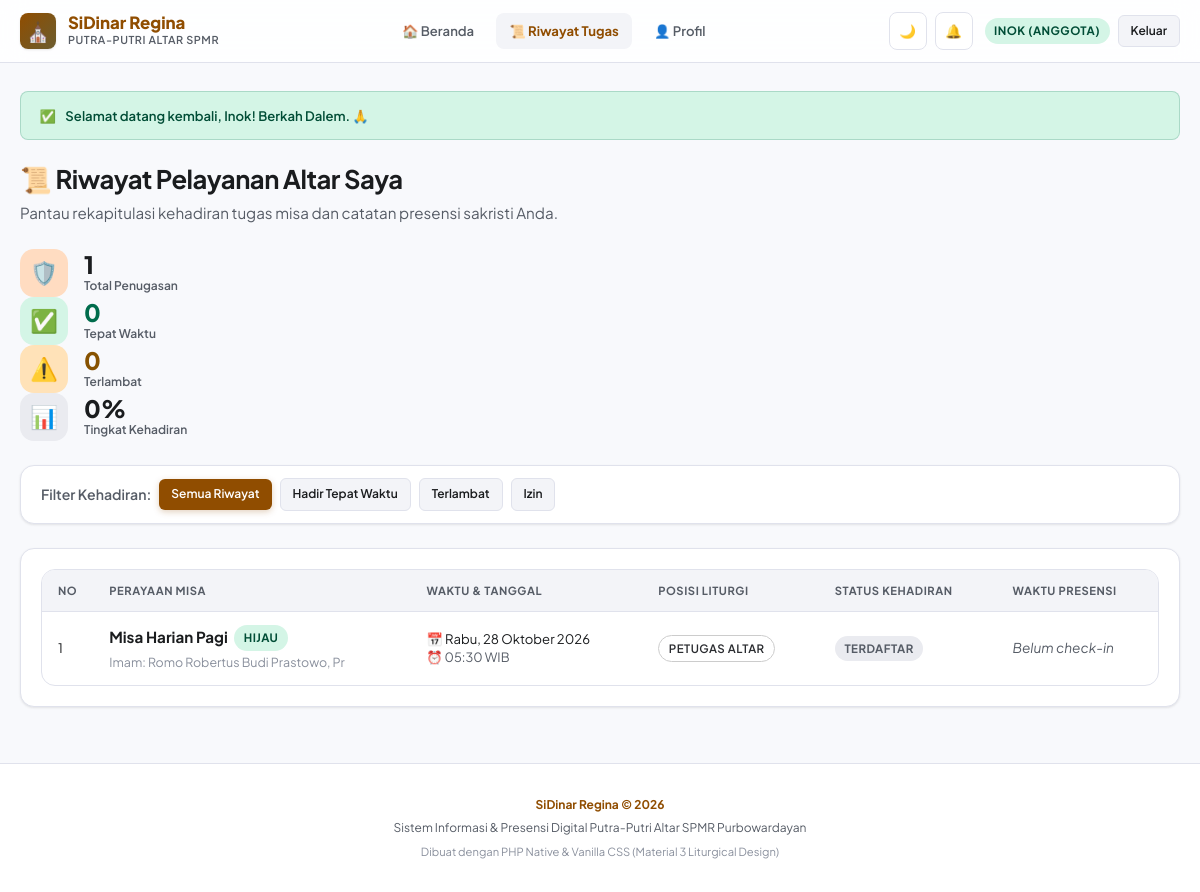
The page /anggota/riwayat.php (signed in) on the database its author committed.
### tables this page shows
CREATE TABLE IF NOT EXISTS `bookings` (
  `id` INT AUTO_INCREMENT PRIMARY KEY,
  `schedule_id` INT NOT NULL,
  `user_id` INT NOT NULL,
  `kategori_misa` ENUM('harian', 'mingguan') NOT NULL DEFAULT 'mingguan',
  `minggu_ke` INT NOT NULL DEFAULT 1,
  `tahun` INT NOT NULL DEFAULT 2026,
  `posisi_tugas` VARCHAR(100) NOT NULL DEFAULT 'Petugas Altar',
  `status_kehadiran` ENUM('terdaftar', 'hadir', 'terlambat', 'izin', 'alpa') NOT NULL DEFAULT 'terdaftar',
  `waktu_checkin` DATETIME NULL,
  `wa_reminder_sent` TINYINT(1) NOT NULL DEFAULT 0,
  `created_at` DATETIME DEFAULT CURRENT_TIMESTAMP,
  INDEX `idx_schedule` (`schedule_id`),
  INDEX `idx_user` (`user_id`),
  CONSTRAINT `fk_bookings_schedule` FOREIGN KEY (`schedule_id`) REFERENCES `mass_schedules` (`id`) ON DELETE CASCADE,
  CONSTRAINT `fk_bookings_user` FOREIGN KEY (`user_id`) REFERENCES `profiles` (`id`) ON DELETE CASCADE
);

CREATE TABLE IF NOT EXISTS `mass_schedules` (
  `id` INT AUTO_INCREMENT PRIMARY KEY,
  `judul_misa` VARCHAR(255) NOT NULL,
  `kategori` ENUM('harian', 'mingguan') NOT NULL DEFAULT 'mingguan',
  `tanggal_misa` DATE NOT NULL,
  `jam_mulai` TIME NOT NULL,
  `kuota_maksimal` INT NOT NULL DEFAULT 12,
  `minggu_ke` INT NOT NULL DEFAULT 1,
  `tahun` INT NOT NULL DEFAULT 2026,
  `tahun_liturgi` VARCHAR(100) DEFAULT 'Tahun B / Liturgi Biasa',
  `warna_liturgi` ENUM('Hijau', 'Putih', 'Merah', 'Ungu', 'Merah Muda') NOT NULL DEFAULT 'Hijau',
  `nama_selebran` VARCHAR(255) DEFAULT 'Romo Paroki',
  `qr_token` VARCHAR(100) NULL,
  `created_at` DATETIME DEFAULT CURRENT_TIMESTAMP
);

### anggota/riwayat.php (the view, shortened to what this page needs)
<?php
require_once __DIR__ . '/../includes/functions.php';
$user = current_user();
$pdo = get_db();
$status_filter = $_GET['status'] ?? 'semua';
$sql = "
    SELECT b.*, s.judul_misa, s.kategori, s.tanggal_misa, s.jam_mulai, s.warna_liturgi, s.nama_selebran
    FROM bookings b
    JOIN mass_schedules s ON b.schedule_id = s.id
    WHERE b.user_id = ?
";
$params = [$user['id']];
$sql .= " ORDER BY s.tanggal_misa DESC, s.jam_mulai DESC";
$stmt = $pdo->prepare($sql);
$stmt->execute($params);
$history = $stmt->fetchAll();
$total_hadir = 0;
$total_terlambat = 0;
$allStatsStmt = $pdo->prepare("SELECT status_kehadiran, COUNT(*) as cnt FROM bookings WHERE user_id = ? GROUP BY status_kehadiran");
$allStatsStmt->execute([$user['id']]);
$statsRaw = $allStatsStmt->fetchAll();
$all_count = 0;
foreach ($statsRaw as $sr) {
    $all_count += (int)$sr['cnt'];
}
$persen_kehadiran = $all_count > 0 ? round((($total_hadir + $total_terlambat) / $all_count) * 100) : 0;
require_once __DIR__ . '/../includes/header.php';
?>
<div style="margin-bottom: 1.5rem;">
  <h1 style="font-size: 1.6rem; font-weight: 700; color: var(--text-main); margin-bottom: 0.25rem;">
    📜 Riwayat Pelayanan Altar Saya
  </h1>
  <p style="color: var(--text-muted); font-size: 0.95rem;">
    Pantau rekapitulasi kehadiran tugas misa dan catatan presensi sakristi Anda.
  </p>
</div>
<div class="stats-grid" style="margin-bottom: 1.5rem;">
  <div class="stat-card">
    <div class="stat-icon" style="background: var(--primary-container); color: var(--primary);">🛡️</div>
    <div class="stat-info">
      <div class="stat-value"><?= $all_count ?></div>
      <div class="stat-label">Total Penugasan</div>
    </div>
  </div>
  <div class="stat-card">
    <div class="stat-icon" style="background: var(--emerald-bg); color: var(--emerald-text);">✅</div>
    <div class="stat-info">
      <div class="stat-value" style="color: var(--emerald);"><?= $total_hadir ?></div>
      <div class="stat-label">Tepat Waktu</div>
    </div>
  </div>
  <div class="stat-card">
    <div class="stat-icon" style="background: var(--amber-bg); color: var(--amber-text);">⚠️</div>
    <div class="stat-info">
      <div class="stat-value" style="color: var(--amber);"><?= $total_terlambat ?></div>
      <div class="stat-label">Terlambat</div>
    </div>
  </div>
  <div class="stat-card">
    <div class="stat-icon" style="background: var(--surface-high); color: var(--primary);">📊</div>
    <div class="stat-info">
      <div class="stat-value"><?= $persen_kehadiran ?>%</div>
      <div class="stat-label">Tingkat Kehadiran</div>
    </div>
  </div>
</div>
<div class="card" style="margin-bottom: 1.5rem; padding: 0.75rem 1.25rem;">
  <div style="display: flex; gap: 0.5rem; align-items: center; flex-wrap: wrap;">
    <span style="font-weight: 600; font-size: 0.88rem; color: var(--text-muted);">Filter Kehadiran:</span>
    <a href="riwayat.php?status=semua" class="btn btn-sm <?= $status_filter === 'semua' ? 'btn-primary' : 'btn-secondary' ?>">Semua Riwayat</a>
    <a href="riwayat.php?status=hadir" class="btn btn-sm <?= $status_filter === 'hadir' ? 'btn-primary' : 'btn-secondary' ?>">Hadir Tepat Waktu</a>
    <a href="riwayat.php?status=terlambat" class="btn btn-sm <?= $status_filter === 'terlambat' ? 'btn-primary' : 'btn-secondary' ?>">Terlambat</a>
    <a href="riwayat.php?status=izin" class="btn btn-sm <?= $status_filter === 'izin' ? 'btn-primary' : 'btn-secondary' ?>">Izin</a>
  </div>
</div>
<div class="card">
  <?php if (empty($history)): ?>
    <div style="text-align: center; padding: 3rem 1rem; color: var(--text-muted);">
      <div style="font-size: 3rem; margin-bottom: 0.5rem;">📜</div>
      <h3 style="font-size: 1.15rem; font-weight: 700; margin-bottom: 0.25rem;">Belum Ada Riwayat Tugas</h3>
      <p style="margin-bottom: 1rem;">Anda belum memiliki riwayat tugas yang tercatat dengan filter ini.</p>
      <a href="index.php" class="btn btn-primary btn-sm">Daftar Jadwal Tugas Misa</a>
    </div>
  <?php else: ?>
    <div class="table-responsive">
      <table class="table">
        <thead>
          <tr>
            <th style="width: 35px;">No</th>
            <th>Perayaan Misa</th>
            <th>Waktu & Tanggal</th>
            <th>Posisi Liturgi</th>
            <th>Status Kehadiran</th>
            <th>Waktu Presensi</th>
          </tr>
        </thead>
        <tbody>
          <?php $no = 1; foreach ($history as $h): ?>
            <tr>
              <td><?= $no++ ?></td>
              <td>
                <div style="display: flex; align-items: center; gap: 0.4rem; margin-bottom: 2px;">
                  <strong style="font-size: 0.95rem; color: var(--text-main);"><?= htmlspecialchars($h['judul_misa']) ?></strong>
                  <?= get_liturgical_badge($h['warna_liturgi']) ?>
                </div>
                <div style="font-size: 0.78rem; color: var(--text-dim);">
                  Imam: <?= htmlspecialchars($h['nama_selebran'] ?: 'Romo Paroki') ?>
                </div>
              </td>
              <td>
                <div>📅 <?= format_indo_date($h['tanggal_misa']) ?></div>
                <div style="font-size: 0.8rem; color: var(--text-muted);">⏰ <?= format_indo_time($h['jam_mulai']) ?></div>
              </td>
              <td>
                <span class="badge badge-light" style="font-weight: 600;">
                  <?= htmlspecialchars($h['posisi_tugas']) ?>
                </span>
              </td>
              <td>
                <?= get_attendance_badge($h['status_kehadiran']) ?>
              </td>
              <td style="font-size: 0.85rem; color: var(--text-muted);">
                <?php if ($h['waktu_checkin']): ?>
                  <?= date('d/m/Y H:i:s', strtotime($h['waktu_checkin'])) ?> WIB
                <?php else: ?>
                  <em>Belum check-in</em>
                <?php endif; ?>
              </td>
            </tr>
          <?php endforeach; ?>
        </tbody>
      </table>
    </div>
  <?php endif; ?>
</div>
<?php require_once __DIR__ . '/../includes/footer.php'; ?>

### includes/functions.php (shortened to what this page needs)
<?php
function format_indo_date(string $date): string {
    $timestamp = strtotime($date);
    $hari = [
        'Sunday' => 'Minggu',
        'Monday' => 'Senin',
        'Tuesday' => 'Selasa',
        'Wednesday' => 'Rabu',
        'Thursday' => 'Kamis',
        'Friday' => 'Jumat',
        'Saturday' => 'Sabtu'
    ];
    $bulan = [
        1 => 'Januari', 'Februari', 'Maret', 'April', 'Mei', 'Juni',
        'Juli', 'Agustus', 'September', 'Oktober', 'November', 'Desember'
    ];
    $dayName = $hari[date('l', $timestamp)] ?? '';
    $day = date('d', $timestamp);
    $month = $bulan[(int)date('m', $timestamp)] ?? '';
    $year = date('Y', $timestamp);
    return "$dayName, $day $month $year";
}
function format_indo_time(string $time): string {
    return substr($time, 0, 5) . ' WIB';
}
function get_liturgical_badge(string $warna): string {
    $warna = ucfirst(strtolower($warna));
    $classes = [
        'Hijau' => 'badge-emerald',
        'Putih' => 'badge-light',
        'Merah' => 'badge-red',
        'Ungu' => 'badge-purple',
        'Merah Muda' => 'badge-pink'
    ];
    $cls = $classes[$warna] ?? 'badge-emerald';
    return '<span class="badge ' . $cls . '">' . htmlspecialchars($warna) . '</span>';
}
function get_attendance_badge(string $status): string {
    $status = strtolower($status);
    $map = [
        'hadir' => ['bg' => 'badge-emerald', 'label' => 'Hadir'],
        'terlambat' => ['bg' => 'badge-amber', 'label' => 'Terlambat'],
        'izin' => ['bg' => 'badge-blue', 'label' => 'Izin'],
        'alpa' => ['bg' => 'badge-red', 'label' => 'Alpa'],
        'terdaftar' => ['bg' => 'badge-gray', 'label' => 'Terdaftar']
    ];
    $badge = $map[$status] ?? ['bg' => 'badge-gray', 'label' => ucfirst($status)];
    return '<span class="badge ' . $badge['bg'] . '">' . htmlspecialchars($badge['label']) . '</span>';
}

### assets/css/style.css (style rules this page uses)
:root { --primary: #904D00; --primary-hover: #743D00; --on-primary: #FFFFFF; --primary-container: #FFDCC1; --on-primary-container: #2E1500; --secondary: #6B5D2F; --on-secondary: #FFFFFF; --secondary-container: #F5E1A7; --emerald: #006C4C; --emerald-bg: #D4F5E6; --emerald-text: #004D36; --amber: #875200; --amber-bg: #FFE2B8; --amber-text: #593500; --error: #BA1A1A; --error-bg: #FFDAD6; --error-text: #410002; --bg: #F8F9FC; --surface: #FFFFFF; --surface-low: #F3F4F8; --surface-high: #EAEBF0; --border: #E0E2EC; --border-light: #ECEEF5; --text-main: #1A1C1E; --text-muted: #565C66; --text-dim: #8A909D; --shadow-sm: 0 1px 3px rgba(0,0,0,0.06), 0 1px 2px rgba(0,0,0,0.04); --shadow-md: 0 4px 12px rgba(0,0,0,0.08), 0 2px 4px rgba(0,0,0,0.03); --shadow-lg: 0 12px 32px rgba(0,0,0,0.12), 0 4px 8px rgba(0,0,0,0.05); --radius-sm: 8px; --radius-md: 14px; --radius-lg: 20px; --radius-full: 9999px; --transition: all 0.2s cubic-bezier(0.16, 1, 0.3, 1); }
* { margin: 0; padding: 0; box-sizing: border-box; }
body { font-family: 'Plus Jakarta Sans', -apple-system, BlinkMacSystemFont, 'Segoe UI', Roboto, sans-serif; background-color: var(--bg); color: var(--text-main); line-height: 1.5; min-height: 100vh; display: flex; flex-direction: column; transition: background-color 0.3s ease, color 0.3s ease; }
h1, h2, h3, h4, .brand-title { letter-spacing: -0.02em; font-weight: 700; }
a { color: var(--primary); text-decoration: none; transition: var(--transition); }
.card { background: var(--surface); border: 1px solid var(--border); border-radius: var(--radius-md); padding: 1.25rem; box-shadow: var(--shadow-sm); transition: var(--transition); }
.stat-card { display: flex; align-items: center; gap: 1rem; }
.stat-icon { width: 48px; height: 48px; border-radius: var(--radius-md); display: flex; align-items: center; justify-content: center; font-size: 1.4rem; }
.stat-info .stat-value { font-size: 1.5rem; font-weight: 800; line-height: 1.1; color: var(--text-main); }
.stat-info .stat-label { font-size: 0.75rem; color: var(--text-muted); font-weight: 600; }
.btn { display: inline-flex; align-items: center; justify-content: center; gap: 0.45rem; padding: 0.6rem 1.15rem; border-radius: var(--radius-sm); font-size: 0.82rem; font-weight: 600; border: none; cursor: pointer; transition: var(--transition); text-decoration: none; }
.btn-primary { background: var(--primary); color: var(--on-primary); box-shadow: 0 2px 6px rgba(144, 77, 0, 0.25); }
.btn-secondary { background: var(--surface-low); color: var(--text-main); border: 1px solid var(--border); }
.btn-sm { padding: 0.4rem 0.75rem; font-size: 0.75rem; border-radius: 6px; }
.badge { display: inline-flex; align-items: center; gap: 0.3rem; padding: 0.25rem 0.6rem; border-radius: var(--radius-full); font-size: 0.72rem; font-weight: 700; text-transform: uppercase; letter-spacing: 0.04em; }
.badge-emerald { background: var(--emerald-bg); color: var(--emerald-text); }
.badge-light { background: #FFFFFF; color: #2A2C30; border: 1px solid #CCC; }
.badge-gray { background: var(--surface-high); color: var(--text-muted); }
.table-responsive { width: 100%; overflow-x: auto; border: 1px solid var(--border); border-radius: var(--radius-md); background: var(--surface); }
table { width: 100%; border-collapse: collapse; text-align: left; font-size: 0.82rem; }
th { background: var(--surface-low); color: var(--text-muted); font-weight: 700; padding: 0.75rem 1rem; border-bottom: 1px solid var(--border); text-transform: uppercase; font-size: 0.7rem; letter-spacing: 0.05em; }
td { padding: 0.85rem 1rem; border-bottom: 1px solid var(--border-light); color: var(--text-main); vertical-align: middle; }
tr:last-child td { border-bottom: none; }

### rows shown on the page
bookings: schedule.judul_misa "Misa Harian Pagi", schedule.warna_liturgi "HIJAU", schedule.nama_selebran "Romo Robertus Budi Prastowo, Pr", schedule.tanggal_misa "Rabu, 28 Oktober 2026", schedule.jam_mulai "05:30 WIB", posisi_tugas "PETUGAS ALTAR", status_kehadiran "TERDAFTAR", shows "Belum check-in"

### other values the page prints
$current_user['nama_panggilan'] "INOK"
$current_user['role'] "ANGGOTA"
$flash['message'] "Selamat datang kembali, Inok! Berkah Dalem. 🙏"
$all_count "1"
$total_hadir "0"
$total_terlambat "0"
$persen_kehadiran "0"
